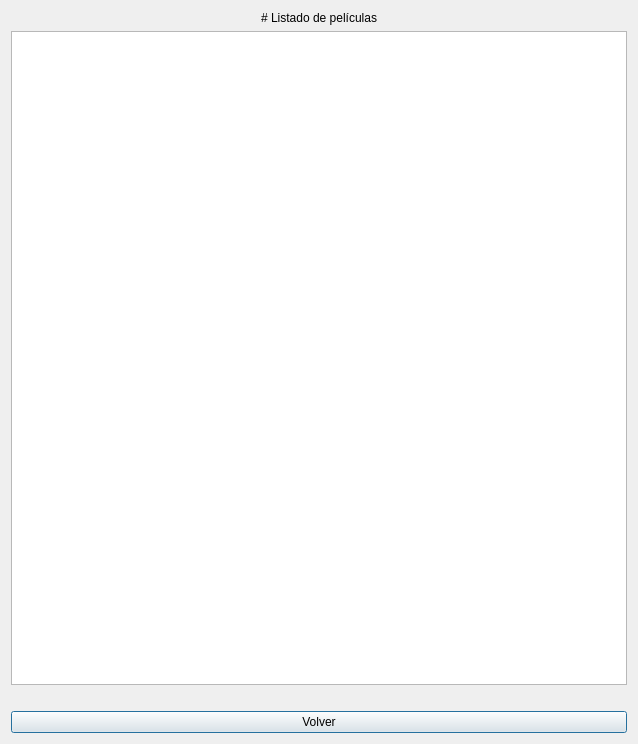
<?xml version="1.0" encoding="UTF-8"?>
<ui version="4.0">
 <class>Dialog</class>
 <widget class="QDialog" name="Dialog">
  <property name="geometry">
   <rect>
    <x>0</x>
    <y>0</y>
    <width>638</width>
    <height>744</height>
   </rect>
  </property>
  <property name="windowTitle">
   <string>Dialog</string>
  </property>
  <layout class="QHBoxLayout" name="horizontalLayout">
   <item>
    <layout class="QVBoxLayout" name="verticalLayout">
     <item>
      <widget class="QLabel" name="label">
       <property name="maximumSize">
        <size>
         <width>16777215</width>
         <height>40</height>
        </size>
       </property>
       <property name="text">
        <string># Listado de películas</string>
       </property>
       <property name="textFormat">
        <enum>Qt::MarkdownText</enum>
       </property>
       <property name="alignment">
        <set>Qt::AlignCenter</set>
       </property>
      </widget>
     </item>
     <item>
      <layout class="QVBoxLayout" name="verticalLayout_2">
       <item>
        <widget class="QListView" name="listView">
         <property name="autoFillBackground">
          <bool>false</bool>
         </property>
        </widget>
       </item>
       <item>
        <spacer name="horizontalSpacer">
         <property name="orientation">
          <enum>Qt::Horizontal</enum>
         </property>
         <property name="sizeHint" stdset="0">
          <size>
           <width>40</width>
           <height>20</height>
          </size>
         </property>
        </spacer>
       </item>
       <item>
        <widget class="QPushButton" name="volverBtn">
         <property name="text">
          <string>Volver</string>
         </property>
        </widget>
       </item>
      </layout>
     </item>
    </layout>
   </item>
  </layout>
 </widget>
 <resources/>
 <connections/>
</ui>
